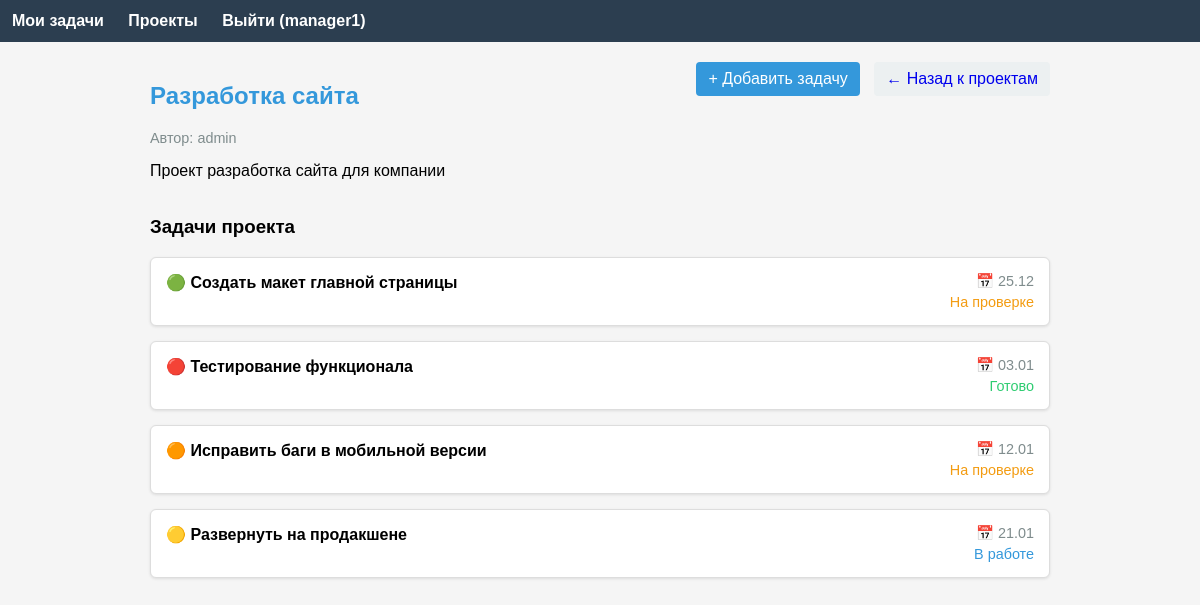
The page /project/1 (signed in) on the database its author committed.
### app/models.py (models this page shows, shortened)
class User(UserMixin, db.Model):
    id = db.Column(db.Integer, primary_key=True)
    username = db.Column(db.String(64), index=True, unique=True, nullable=False)
    password_hash = db.Column(db.String(128), nullable=False)
    access_level = db.Column(db.Integer, default=1, nullable=False)
    authored_tasks = db.relationship('Task', back_populates='author', lazy='dynamic')
    assigned_tasks = db.relationship('Task', secondary=task_assignees, back_populates='assignees')
    comments = db.relationship('Comment', back_populates='author', lazy='dynamic')
    authored_projects = db.relationship('Project', back_populates='author', lazy='dynamic')
    def is_admin(self):
        return self.access_level == 0

class Project(db.Model):
    id = db.Column(db.Integer, primary_key=True)
    name = db.Column(db.String(100), nullable=False)
    description = db.Column(db.Text)
    color = db.Column(db.String(7), default='#3498db')
    user_id = db.Column(db.Integer, db.ForeignKey('user.id'), nullable=False)
    tasks = db.relationship('Task', back_populates='project', lazy='dynamic')
    author = db.relationship('User', back_populates='authored_projects')

class Task(db.Model):
    id = db.Column(db.Integer, primary_key=True)
    title = db.Column(db.String(100), nullable=False)
    description = db.Column(db.Text)
    created_at = db.Column(db.DateTime, default=datetime.now)
    completed_at = db.Column(db.DateTime, nullable=True)
    user_id = db.Column(db.Integer, db.ForeignKey('user.id'), nullable=False)
    project_id = db.Column(db.Integer, db.ForeignKey('project.id'), nullable=True)
    status = db.Column(db.String(20), default='todo')
    priority = db.Column(db.Integer, default=2)
    deadline = db.Column(db.Date, nullable=True)
    author = db.relationship('User', back_populates='authored_tasks')
    assignees = db.relationship('User', secondary=task_assignees, back_populates='assigned_tasks')
    project = db.relationship('Project', back_populates='tasks')
    comments = db.relationship('Comment', back_populates='task', cascade='all, delete-orphan')
    subtasks = db.relationship('Subtask', back_populates='task', cascade='all, delete-orphan')
    def is_overdue(self):
        return self.deadline and self.deadline < date.today() and not self.completed_at
    def get_priority_emoji(self):
        return {1: '🟢', 2: '🟡', 3: '🟠', 4: '🔴'}.get(self.priority, '⚪')
    def get_status_display(self):
        return {
            'todo': 'К выполнению',
            'in_progress': 'В работе',
            'review': 'На проверке',
            'done': 'Готово'
        }.get(self.status, self.status)
    def get_status_color(self):
        return {
            'todo': '#95a5a6',
            'in_progress': '#3498db',
            'review': '#f39c12',
            'done': '#2ecc71'
        }.get(self.status, '#95a5a6')

### app/main/routes.py (the view)
@main.route('/project/<int:id>')
@login_required
def view_project(id):
    project = Project.query.get_or_404(id)
    tasks = project.tasks.all()
    return render_template('project_detail.html', project=project, tasks=tasks)

### app/__init__.py (called while the page is built)
def create_app():
    app = Flask(__name__)
    app.config['SECRET_KEY'] = os.environ.get('SECRET_KEY', 'dev-secret-key')
    app.config['SQLALCHEMY_DATABASE_URI'] = 'sqlite:///task_manager.db'
    app.config['SQLALCHEMY_TRACK_MODIFICATIONS'] = False
    db.init_app(app)
    login_manager.init_app(app)
    login_manager.login_view = 'auth.login'
    from .models import User
    @login_manager.user_loader
    def load_user(user_id):
        return User.query.get(int(user_id))
    from .auth import auth as auth_blueprint
    app.register_blueprint(auth_blueprint)
    from .main import main as main_blueprint
    app.register_blueprint(main_blueprint)
    from .api import api as api_blueprint
    app.register_blueprint(api_blueprint, url_prefix='/api')
    return app

### app/templates/project_detail.html
{% extends "base.html" %}
{% block content %}
<div style="max-width:900px; margin:0 auto;">
    <div style="display:flex; justify-content:space-between; align-items:flex-start; margin-bottom:20px;">
        <div>
            <h2 style="color:{{ project.color }};">{{ project.name }}</h2>
            <div style="font-size:0.9em; color:#7f8c8d; margin-top:5px;">
                Автор: {{ project.author.username }}
            </div>
            {% if project.description %}
                <p>{{ project.description }}</p>
            {% endif %}
        </div>
        <div>
            <a href="{{ url_for('main.new_task_from_project', project_id=project.id) }}" style="display:inline-block; padding:8px 12px; background:#3498db; color:white; text-decoration:none; border-radius:4px; margin-right:10px;">+ Добавить задачу</a>
            <a href="{{ url_for('main.projects') }}" style="display:inline-block; padding:8px 12px; background:#ecf0f1; text-decoration:none; border-radius:4px;">← Назад к проектам</a>
        </div>
    </div>
    <h3>Задачи проекта</h3>
    {% if tasks %}
    <div style="display:grid; gap:15px;">
    {% for task in tasks %}
        <div class="task-card {% if task.is_overdue() %}task-overdue{% endif %}">
            <a href="{{ url_for('main.view_task', id=task.id) }}" style="text-decoration:none; color:black;">
                <div style="display:flex; justify-content:space-between; align-items:flex-start;">
                    <div style="flex:1; min-width:0;">
                        <div style="display:flex; align-items:center; gap:8px; margin-bottom:4px;">
                            <strong style="white-space:nowrap; overflow:hidden; text-overflow:ellipsis;">{{ task.get_priority_emoji() }} {{ task.title }}</strong>
                        </div>
                    </div>
                    <div style="text-align:right; min-width:120px;">
                        {% if task.deadline %}
                            <div style="font-size:0.9em; color:{% if task.is_overdue() %}red{% else %}#7f8c8d{% endif %}; margin-bottom:4px;">
                                📅 {{ task.deadline.strftime('%d.%m') }}
                            </div>
                        {% endif %}
                        <div style="font-size:0.9em; color:{{ task.get_status_color() }};">
                            {{ task.get_status_display() }}
                        </div>
                    </div>
                </div>
            </a>
        </div>
    {% endfor %}
    </div>
    {% else %}
    <p>В проекте пока нет задач.</p>
    {% endif %}
</div>
{% endblock %}

### app/templates/base.html (shortened to what this page needs)
<!DOCTYPE html>
<html lang="ru">
<head>
    <link rel="stylesheet" href="{{ url_for('static', filename='style.css') }}">
</head>
<body>
    <nav>
        {% if current_user.is_authenticated %}
            <a href="{{ url_for('main.tasks') }}">Мои задачи</a>
            <a href="{{ url_for('main.projects') }}">Проекты</a>
            <a href="{{ url_for('auth.logout') }}">Выйти ({{ current_user.username }})</a>
        {% else %}
            <a href="{{ url_for('main.index') }}">Главная</a>
            <a href="{{ url_for('auth.login') }}">Вход</a>
            <a href="{{ url_for('auth.register') }}">Регистрация</a>
        {% endif %}
    </nav>
    <main>
        {% block content %}{% endblock %}
    </main>
</body>
</html>

### app/static/style.css (style rules this page uses)
body { font-family: Arial, sans-serif; margin: 0; padding: 0; background: #f5f5f5; }
nav { background: #2c3e50; padding: 12px; }
nav a { color: white; margin-right: 20px; text-decoration: none; font-weight: bold; }
main { max-width: 900px; margin: 20px auto; padding: 0 15px; }
.task-card { background: white; padding: 15px; border: 1px solid #ddd; border-radius: 6px; box-shadow: 0 1px 3px rgba(0,0,0,0.1); }

### rows shown on the page
User: username "manager1"
Project: name "Разработка сайта", description "Проект разработка сайта для компании"
User: author.username "admin"
Task: get_priority_emoji "🟢", title "Создать макет главной страницы", deadline "25.12", status "На проверке"
Task: get_priority_emoji "🔴", title "Тестирование функционала", deadline "03.01", status "Готово"
Task: get_priority_emoji "🟠", title "Исправить баги в мобильной версии", deadline "12.01", status "На проверке"
Task: get_priority_emoji "🟡", title "Развернуть на продакшене", deadline "21.01", status "В работе"
